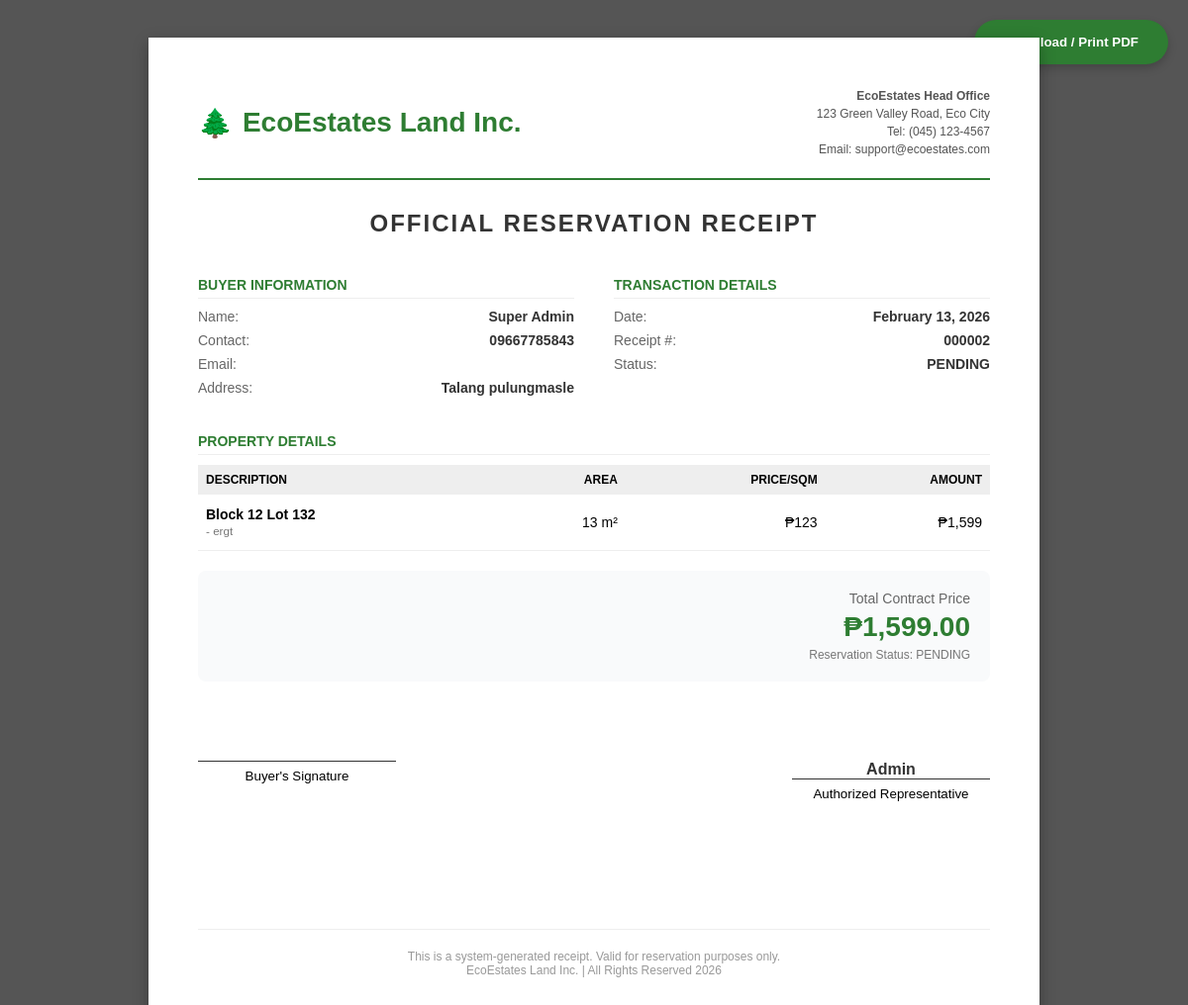
Screenshot of /receipt.php?id=2 (signed in) with the database file from the repository.
### tables this page shows
CREATE TABLE `reservations` (
  `id` int(11) NOT NULL,
  `user_id` int(11) DEFAULT NULL,
  `contact_number` varchar(20) DEFAULT NULL,
  `email` varchar(100) DEFAULT NULL,
  `birth_date` date DEFAULT NULL,
  `lot_id` int(11) DEFAULT NULL,
  `reservation_date` datetime DEFAULT current_timestamp(),
  `status` enum('PENDING','APPROVED','CANCELLED') DEFAULT 'PENDING',
  `payment_proof` varchar(255) DEFAULT NULL,
  `notes` text DEFAULT NULL,
  `buyer_address` text DEFAULT NULL,
  `valid_id_file` varchar(255) DEFAULT NULL,
  `selfie_with_id` varchar(255) DEFAULT NULL
);

CREATE TABLE `users` (
  `id` int(11) NOT NULL,
  `fullname` varchar(100) DEFAULT NULL,
  `email` varchar(100) DEFAULT NULL,
  `password` varchar(255) DEFAULT NULL,
  `phone` varchar(20) DEFAULT NULL,
  `role` enum('ADMIN','AGENT','BUYER') DEFAULT 'BUYER',
  `created_at` timestamp NOT NULL DEFAULT current_timestamp()
);

CREATE TABLE `lots` (
  `id` int(11) NOT NULL,
  `location` varchar(255) DEFAULT NULL,
  `phase_id` int(11) DEFAULT NULL,
  `block_no` varchar(10) DEFAULT NULL,
  `lot_no` varchar(10) DEFAULT NULL,
  `area` decimal(10,2) DEFAULT NULL,
  `price_per_sqm` decimal(10,2) DEFAULT NULL,
  `total_price` decimal(12,2) DEFAULT NULL,
  `status` enum('AVAILABLE','RESERVED','SOLD') DEFAULT 'AVAILABLE',
  `property_overview` text DEFAULT NULL,
  `coordinates` varchar(50) DEFAULT NULL,
  `lot_image` varchar(255) DEFAULT 'default_lot.jpg',
  `property_type` enum('Subdivision','Lot','Land','Farm','Shop','Business') DEFAULT 'Subdivision',
  `latitude` decimal(10,8) DEFAULT NULL,
  `longitude` decimal(11,8) DEFAULT NULL
);

### receipt.php (the view, shortened to what this page needs)
<?php
include 'config.php';
$id = $_GET['id'];
$stmt = $conn->prepare("SELECT r.*, u.fullname, l.block_no, l.lot_no, l.area, l.price_per_sqm, l.total_price, l.location, l.property_type
                        FROM reservations r
                        JOIN users u ON r.user_id = u.id
                        JOIN lots l ON r.lot_id = l.id
                        WHERE r.id = ?");
$stmt->bind_param("i", $id);
$stmt->execute();
$data = $stmt->get_result()->fetch_assoc();
?>
<!DOCTYPE html>
<html lang="en">
<head>
</head>
<body>
    <button class="btn-print" onclick="window.print()">Download / Print PDF</button>
    <div class="receipt-container">
        <div class="header">
            <div class="logo">
                <span>🌲</span> EcoEstates Land Inc.
            </div>
            <div class="company-info">
                <strong>EcoEstates Head Office</strong><br>
                123 Green Valley Road, Eco City<br>
                Tel: (045) 123-4567<br>
                Email: support@ecoestates.com
            </div>
        </div>
        <div class="title">Official Reservation Receipt</div>
        <div class="grid">
            <div>
                <div class="box-title">Buyer Information</div>
                <div class="info-row"><span class="label">Name:</span> <span class="val"><?= $data['fullname'] ?></span></div>
                <div class="info-row"><span class="label">Contact:</span> <span class="val"><?= $data['contact_number'] ?></span></div>
                <div class="info-row"><span class="label">Email:</span> <span class="val"><?= $data['email'] ?></span></div>
                <div class="info-row"><span class="label">Address:</span> <span class="val"><?= $data['buyer_address'] ?></span></div>
            </div>
            <div>
                <div class="box-title">Transaction Details</div>
                <div class="info-row"><span class="label">Date:</span> <span class="val"><?= date('F d, Y', strtotime($data['reservation_date'])) ?></span></div>
                <div class="info-row"><span class="label">Receipt #:</span> <span class="val"><?= str_pad($data['id'], 6, '0', STR_PAD_LEFT) ?></span></div>
                <div class="info-row"><span class="label">Status:</span> <span class="val" style="text-transform:uppercase;"><?= $data['status'] ?></span></div>
            </div>
        </div>
        <div>
            <div class="box-title">Property Details</div>
            <table style="width:100%; border-collapse:collapse; margin-top:10px;">
                <tr style="background:#eee; font-size:12px; font-weight:700; text-transform:uppercase;">
                    <td style="padding:8px;">Description</td>
                    <td style="padding:8px; text-align:right;">Area</td>
                    <td style="padding:8px; text-align:right;">Price/Sqm</td>
                    <td style="padding:8px; text-align:right;">Amount</td>
                </tr>
                <tr style="font-size:14px; border-bottom:1px solid #eee;">
                    <td style="padding:12px 8px;">
                        <strong>Block <?= $data['block_no'] ?> Lot <?= $data['lot_no'] ?></strong><br>
                        <small style="color:#777;"><?= $data['property_type'] ?> - <?= $data['location'] ?></small>
                    </td>
                    <td style="padding:12px 8px; text-align:right;"><?= number_format($data['area']) ?> m²</td>
                    <td style="padding:12px 8px; text-align:right;">₱<?= number_format($data['price_per_sqm']) ?></td>
                    <td style="padding:12px 8px; text-align:right;">₱<?= number_format($data['total_price']) ?></td>
                </tr>
            </table>
        </div>
        <div class="total-section">
            <div class="total-label">Total Contract Price</div>
            <div class="total-amount">₱<?= number_format($data['total_price'], 2) ?></div>
            <div style="font-size:12px; color:#777; margin-top:5px;">Reservation Status: <?= $data['status'] ?></div>
        </div>
        <div style="margin-top: 80px; display:flex; justify-content:space-between;">
            <div style="text-align:center; width: 200px;">
                <div style="border-bottom:1px solid #333; margin-bottom:5px;"></div>
                <small>Buyer's Signature</small>
            </div>
            <div style="text-align:center; width: 200px;">
                <div style="border-bottom:1px solid #333; margin-bottom:5px; font-weight:700; color:#333;">Admin</div>
                <small>Authorized Representative</small>
            </div>
        </div>
        <div class="footer">
            This is a system-generated receipt. Valid for reservation purposes only.<br>
            EcoEstates Land Inc. | All Rights Reserved <?= date('Y') ?>
        </div>
    </div>
</body>
</html>

### receipt.php (style rules this page uses)
body { font-family: 'Helvetica', sans-serif; background: #555; display: flex; justify-content: center; padding: 30px; }
.receipt-container { background: white; width: 800px; min-height: 900px; padding: 50px; box-shadow: 0 5px 15px rgba(0,0,0,0.3); position: relative; }
.header { display: flex; justify-content: space-between; align-items: center; border-bottom: 2px solid #2E7D32; padding-bottom: 20px; margin-bottom: 30px; }
.logo { font-size: 28px; font-weight: 800; color: #2E7D32; display: flex; align-items: center; gap: 10px; }
.company-info { text-align: right; font-size: 12px; color: #555; line-height: 1.5; }
.title { text-align: center; font-size: 24px; font-weight: 800; margin-bottom: 40px; text-transform: uppercase; letter-spacing: 2px; color: #333; }
.grid { display: grid; grid-template-columns: 1fr 1fr; gap: 40px; margin-bottom: 30px; }
.box-title { font-size: 14px; font-weight: 700; color: #2E7D32; text-transform: uppercase; border-bottom: 1px solid #eee; padding-bottom: 5px; margin-bottom: 10px; }
.info-row { display: flex; justify-content: space-between; margin-bottom: 8px; font-size: 14px; }
.label { color: #666; }
.val { font-weight: 600; color: #333; }
.total-section { background: #F9FAFB; padding: 20px; border-radius: 8px; margin-top: 20px; text-align: right; }
.total-label { font-size: 14px; color: #666; margin-bottom: 5px; }
.total-amount { font-size: 28px; font-weight: 800; color: #2E7D32; }
.footer { position: absolute; bottom: 50px; left: 50px; right: 50px; text-align: center; color: #999; font-size: 12px; border-top: 1px solid #eee; padding-top: 20px; }
.btn-print { position: fixed; top: 20px; right: 20px; background: #2E7D32; color: white; padding: 15px 30px; border: none; border-radius: 50px; cursor: pointer; font-weight: 700; box-shadow: 0 4px 10px rgba(0,0,0,0.2); }

### rows the page displays
reservations: user.fullname "Super Admin", contact_number "09667785843", buyer_address "Talang pulungmasle", reservation_date "February 13, 2026", id "000002", status "PENDING", lot.block_no "12", lot.lot_no "132", lot.location "ergt", lot.area "13", lot.price_per_sqm "123", lot.total_price "1,599", lot.total_price "1,599.00"
